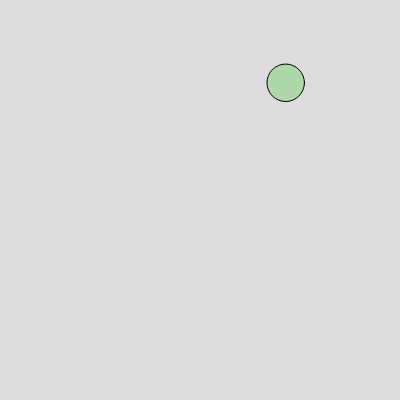
Frame 1 (no input)
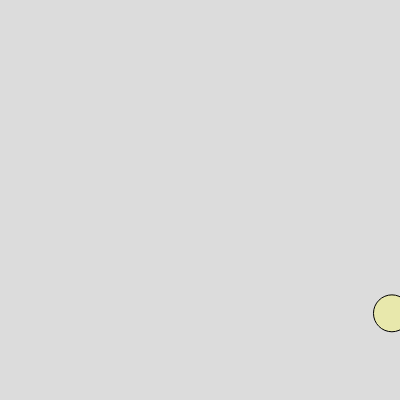
Frame 60 (no input)
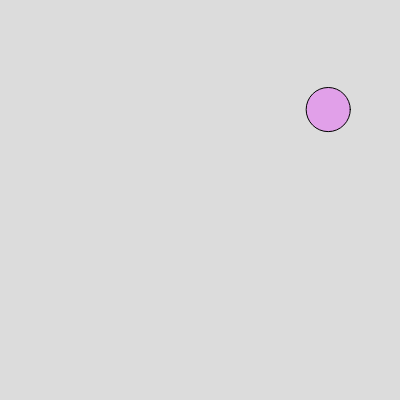
Frame 120 (the mouse pressed at the canvas centre since frame 60)

The p5.js sketch that drew these frames (run headless with seeded random() and noise() and a simulated clock; from frame 60 on, the mouse is pressed at the canvas centre):

// p5.js sketch
// ── sketch.js

let canvas; 
let numOfCircles = 0;
let clicks = 0;

function setup() {
  canvas = createCanvas(400, 400);
  canvas.mouseClicked(checkClick);
}

function draw() {
  background(220);
  if (numOfCircles < 1000) {
    let x = random(width);
    let y = random(height);
    let diameter = random(50);
    let r = random(255);
    let g = random(255);
    let b = random(255);
    let alpha = random(80, 120);

    fill(r, g, b, alpha);
    ellipse(x, y, diameter);

    numOfCircles++;
  }
}

function checkClick() {
  if (dist(mouseX, mouseY, x, y) < diameter / 2) {
    clicks++;
    document.getElementById("clicks").innerHTML = clicks;
  }
}



// ── Albergo esercizio 3.html
<html>
  <head>
    <title>Indovina il numero</title>
  </head>
  <body>
    <h1>Indovina il numero</h1>
    <p>Indovina il numero generato dal computer:</p>
    <input type="text" id="userInput" placeholder="Inserisci un numero...">
    <button onclick="guessNumber()">Prova</button> 
    <button onclick="resetGame()">Resetta</button> 
    <div id="result"></div>

    <script>
      let numberToGuess;
      let userInput;

      function randomNumber() { 
        numberToGuess = Math.floor(Math.random() * 10); // genera un numero intero casuale tra 0 e 10
        console.log(numberToGuess);
      }
      
      function guessNumber() {
        userInput = parseInt(document.getElementById("userInput").value); 
        if (userInput > numberToGuess) {
          document.getElementById("result").innerHTML = "Numero troppo alto!";
        } else if (userInput < numberToGuess) {
          document.getElementById("result").innerHTML = "Numero troppo basso!";
        } else {
          document.getElementById("result").innerHTML = "Complimenti, hai vinto!";
        }
      }

      function resetGame() {
        document.getElementById("userInput").value = "";
        document.getElementById("result").innerHTML = "";
        randomNumber();
      }

      randomNumber();
    </script>
  </body>
</html>

// ── Albergo esercizio 4.html
<html>
    <head>
        <title>Verifica Numero Primo</title>
    </head>
    <body>
        <h1>Verifica Numero Primo</h1>
        <form>
            <label for="numero">Inserisci un numero intero:</label>
            <input type="number" name="numero" id="numero" />
            <button type="submit" id="btnSubmit">Verifica</button>
        </form>
        <div id="messaggio"></div>
        <script>
            let btnSubmit = document.getElementById('btnSubmit');
            let messaggio = document.getElementById('messaggio');

            btnSubmit.addEventListener('click', (e) => {
                e.preventDefault();
                let numero = document.getElementById('numero').value;

                if (numero == 1) {
                    messaggio.innerHTML = 'Il numero inserito non è primo.';
                } else if (checkPrimo(numero)) {
                    messaggio.innerHTML = 'Il numero inserito è primo.';
                } else {
                    messaggio.innerHTML = 'Il numero inserito non è primo.';
                }
            });

            function checkPrimo(numero) {
                for (let i = 2; i < numero; i++) {
                    if (numero % i == 0) {
                        return false;
                    }
                }
                return true;
            }
        </script>
    </body>
</html>
